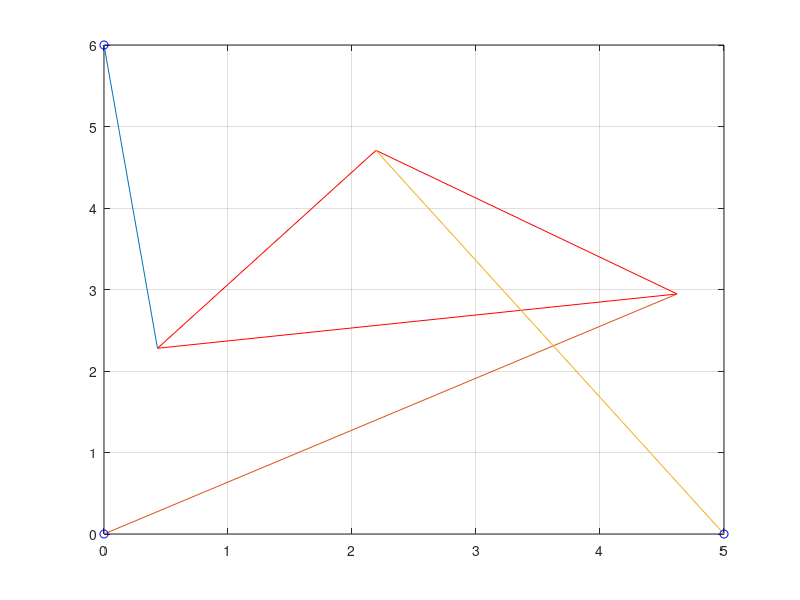

Here is the MATLAB script that generated this plot:
theta=2.5139;
x1=5.0;x2=0.0;y2=6.0;
L2=3.0*sqrt(2.0);L3=3.0;
gamma=pi/4;
p1=5.0;p2=5.0;p3=3.0;
%
a2=L3.*cos(theta)-x1;
b2=L3.*sin(theta);
a3=L2.*(cos(theta).*cos(gamma)-sin(theta).*sin(gamma))-x2;
b3=L2.*(cos(theta).*sin(gamma)+sin(theta).*cos(gamma))-y2;
%
D=2.0.*(a2 .* b3-b2 .* a3);
N1= b3.*(p2.^2-p1.^2-a2.^2-b2.^2)-b2.*(p3.^2-p1.^2-a3.^2-b3.^2);
N2=-a3.*(p2.^2-p1.^2-a2.^2-b2.^2)+a2.*(p3.^2-p1.^2-a3.^2-b3.^2);
%
x=N1./D; y=N2./D;
%
u1=x;
u2=x+L2.*(cos(theta).*cos(gamma)-sin(theta).*sin(gamma));
u3=x+L3*cos(theta);
v1=y;
v2=y+L2.*(cos(theta).*sin(gamma)+sin(theta).*cos(gamma));
v3=y+L3.*sin(theta);
plot([u1 u2 u3 u1], [v1 v2 v3 v1] ,'r');hold on
plot([x2 u2 ],[y2 v2]); hold on
plot([0 u1 ],[0 v1]); hold on
plot([x1 u3 ],[0 v3]); hold on
plot([0 x1 x2],[0 0 y2 ],'bo')
grid on